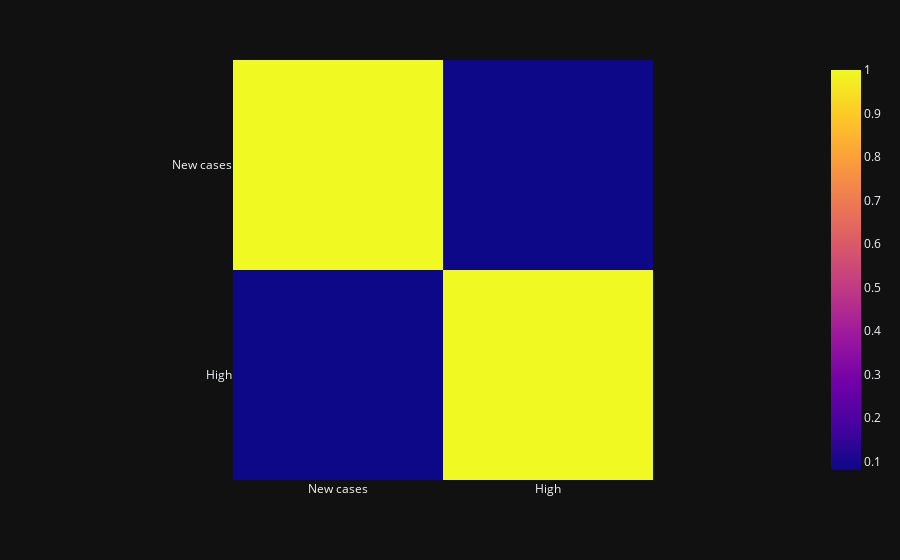

The notebook cell this image was saved under:
### Code cell
#Zbadamy teraz korelacje heatmapa miedzy bitcoinem a Nowymi przypadkami

fig = px.imshow(merged_data.corr(method='kendall'))
fig.show()
#Teraz zbadamy czy w tych krajach w których jest największy poziom inteligencji było najwięcej osób zaszczepionych(w procentach)

### Figure 1 — Plotly figure (JSON) as saved in the notebook; plotly's stock layout.template omitted (floating-point values rounded to 4 significant figures)
{"data": [{"coloraxis": "coloraxis", "name": "0", "x": ["New cases", "High"], "y": ["New cases", "High"], "z": [[1.0, 0.08035], [0.08035, 1.0]], "type": "heatmap", "xaxis": "x", "yaxis": "y", "hovertemplate": "x: %{x}<br>y: %{y}<br>color: %{z}<extra></extra>"}], "layout": {"xaxis": {"anchor": "y", "domain": [0.0, 1.0], "scaleanchor": "y", "constrain": "domain"}, "yaxis": {"anchor": "x", "domain": [0.0, 1.0], "autorange": "reversed", "constrain": "domain"}, "coloraxis": {"colorscale": [[0.0, "#0d0887"], [0.1111, "#46039f"], [0.2222, "#7201a8"], [0.3333, "#9c179e"], [0.4444, "#bd3786"], [0.5556, "#d8576b"], [0.6667, "#ed7953"], [0.7778, "#fb9f3a"], [0.8889, "#fdca26"], [1.0, "#f0f921"]]}, "margin": {"t": 60}}}
